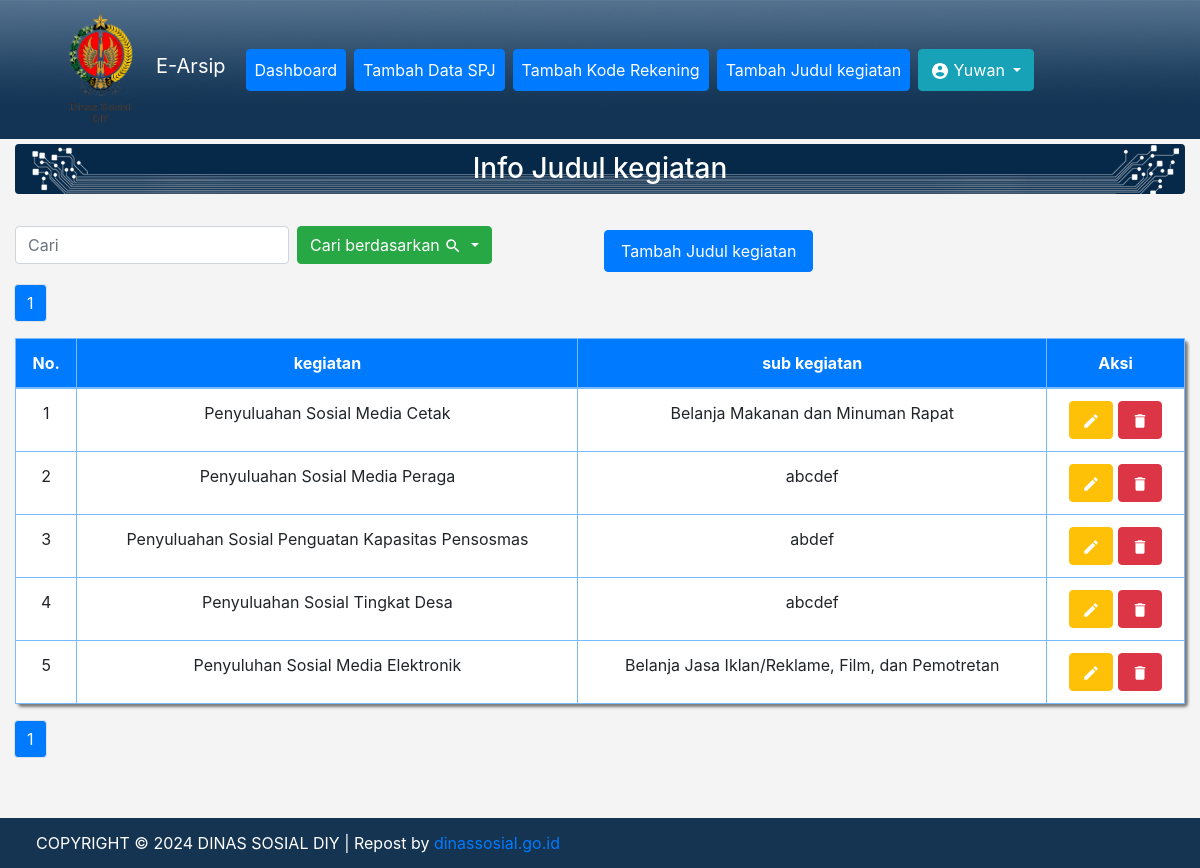
Screenshot of /kegiatan.php (signed in) with the database file from the repository.
### tables this page shows
CREATE TABLE `kegiatan` (
  `id_kegiatan` int(11) NOT NULL,
  `kegiatan` varchar(100) NOT NULL,
  `sub_kegiatan` varchar(100) NOT NULL
);

### functions.php (called while the page is built, shortened)
<?php
$koneksi = mysqli_connect("localhost", "root", "" , "arsipfix") or die;
function query($query){
	global $koneksi;
	$result = mysqli_query($koneksi, $query);
	$rows = [];
	while ($row = mysqli_fetch_assoc($result)) {
		$rows[] = $row;
	}
	return $rows;
}
 ?>

### kegiatan.php (the view, shortened to what this page needs)
<?php
require 'functions.php';
$jumlah_data_per_halaman = 20;
$jumlah_data = count(query("SELECT * FROM kegiatan"));
$jumlah_halaman = ceil($jumlah_data / $jumlah_data_per_halaman);
$halaman_aktif = (isset($_GET['halaman'])) ? $_GET['halaman'] : 1;
$awal_data = ($jumlah_data_per_halaman * $halaman_aktif) - $jumlah_data_per_halaman;
$isi = query("SELECT * FROM kegiatan ORDER BY kegiatan ASC LIMIT $awal_data, $jumlah_data_per_halaman");
?>
<!doctype html>
<html lang="en">
<head>
	<link rel="stylesheet" href="vendor/bootstrap.min.css">
	<link rel="stylesheet" href="vendor/style.css">
</head>
<body class="bg">
	<?php include 'include/navbar.php'; ?>
	<section>
		<div class="container-fluid">
			<div class="row h3">
				<div class="col">
					<h3 class="bg-supergraphicss p-2 text-white text-center rounded">Info Judul kegiatan</h3>
				</div>
			</div>
			<div class="row justify-content-center menu">
				<div class="col-md-6 mt-3 mb-2">
					<form class="form-inline" method="post">
						<input for="colFormLabel" class="form-control mr-sm-2" type="text" autocomplete="off" placeholder="Cari" aria-label="Search" name="keyword">
						<div class="dropdown">
							<button class="btn btn-success dropdown-toggle" type="button" id="dropdownMenuButton" data-toggle="dropdown" aria-haspopup="true" aria-expanded="false">
								Cari berdasarkan
								<img src="img/baseline_search_white_18dp.png">
							</button>
						</div>
					</form>
				</div>
				<div class="col-md-6 mt-3 mb-2">
				<div class="row aksi">
				<a class="nav-link btn btn-primary text-white m-1" href="tambah_kegiatan.php">Tambah Judul kegiatan</a>
			</div>
				</div>
			</div>
			<div class="row">
				<div class="col-md-3">
					<nav aria-label="Page navigation example">
						<ul class="pagination pagination-md">
							<?php for ($i = 1; $i <= $jumlah_halaman; $i++) : ?>
								<?php if ($i == $halaman_aktif) : ?>
									<li class="page-item"><a class="rounded page-link bg-primary text-white" href="?halaman=<?= $i; ?>"><?= $i; ?></a></li>
								<?php else : ?>
									<li class="page-item"><a class="page-link" href="?halaman=<?= $i; ?>"><?= $i; ?></a></li>
								<?php endif; ?>
							<?php endfor; ?>
						</ul>
					</nav>
				</div>
			</div>
			<div class="row">
				<div class="col">
					<table class="rounded table bg-white table-bordered table-hover table-primary shadow-box">
						<thead>
							<tr class="bg-primary text-white text-center">
								<th>No.</th>
								<th>kegiatan</th>
								<th>sub kegiatan</th>
								<th class="aksi">Aksi</th>
							</tr>
						</thead>
						<tbody>
							<?php $i = 1; ?>
							<?php foreach ($isi as $row) : ?>
								<tr class="text-center">
									<td><?= $i; ?></td>
									<td><?= $row["kegiatan"]; ?></td>
									<td><?= $row["sub_kegiatan"]; ?></td>
									<td class="aksi">
										<a href="ubah_kegiatan.php?id=<?= $row['id_kegiatan']; ?>" onclick="return confirm('Apakah Anda Ingin Mengubah Data ?');" class="btn btn-warning text-center text-white">
											<img src="img/baseline_edit_white_18dp.png">
										</a>
										<a href="hapus_kegiatan.php?id=<?= $row['id_kegiatan']; ?>" onclick="return confirm('Apakah Anda Ingin Menghapus Data ?');" class="btn btn-danger text-center">
											<img src="img/baseline_delete_white_18dp.png">
										</a>
									</td>
								</tr>
								<?php $i++; ?>
							<?php endforeach; ?>
						</tbody>
					</table>
				</div>
			</div>
			<div class="row">
				<div class="col-md-3">
					<nav aria-label="Page navigation example">
						<ul class="pagination pagination-md">
							<?php for ($i = 1; $i <= $jumlah_halaman; $i++) : ?>
								<?php if ($i == $halaman_aktif) : ?>
									<li class="page-item"><a class="rounded page-link bg-primary text-white" href="?halaman=<?= $i; ?>"><?= $i; ?></a></li>
								<?php else : ?>
									<li class="page-item"><a class="page-link" href="?halaman=<?= $i; ?>"><?= $i; ?></a></li>
								<?php endif; ?>
							<?php endfor; ?>
						</ul>
					</nav>
				</div>
			</div>
		</div>
	</section>
	<div class="footer">
		COPYRIGHT &copy; <?= date('Y'); ?> DINAS SOSIAL DIY | Repost by <a href='https://dinassosial.go.id/' title='dinassosial.go.id' target='_blank'>dinassosial.go.id</a>
	</div>
</body>
</html>

### include/navbar.php (shortened to what this page needs)
<nav class="navbar navbar-expand-lg navbar-dark bg-navbar fixed-top">
  <div class="container">
    <img src="img/logo.png" width="10%">
    <a class="navbar-brand mb-2" href="index.php"> E-Arsip </a>
    <div class="collapse navbar-collapse" id="navbarSupportedContent">
      <ul class="navbar-nav mr-auto">
        <li class="nav-item">
          <a class="nav-link btn btn-primary text-white m-1" href="index.php">Dashboard</a>
        </li>
        <li class="nav-item">
          <a class="nav-link btn btn-primary text-white m-1" href="input.php">Tambah Data SPJ</a>
        </li>
        <li class="nav-item">
          <a class="nav-link btn btn-primary text-white m-1" href="tambah_kode_rekening.php">Tambah Kode Rekening</a>
        </li>
        <li class="nav-item">
          <a class="nav-link btn btn-primary text-white m-1" href="tambah_kegiatan.php">Tambah Judul kegiatan</a>
        </li>
        <li class="nav-item">
          <div class="dropdown text-center mt-1">
            <button class="btn btn-info dropdown-toggle ml-1 pt-2 pb-2" type="button" id="dropdownMenuButton" data-toggle="dropdown" aria-haspopup="true" aria-expanded="false">
            <img src="img/baseline_account_circle_white_18dp.png"> <?= ucfirst($_SESSION["nama"]); ?>
            </button>
          </div>
        </li>
      </ul>
    </div>
  </div>
</nav>
<div class="container"><div class="row"><div class="col mb-5 mt-5"></div></div></div>
<br>
<br>

### rows the page displays
kegiatan: kegiatan "Penyuluahan Sosial Media Cetak", sub_kegiatan "Belanja Makanan dan Minuman Rapat"
kegiatan: kegiatan "Penyuluahan Sosial Media Peraga", sub_kegiatan "abcdef"
kegiatan: kegiatan "Penyuluahan Sosial Penguatan Kapasitas Pensosmas", sub_kegiatan "abdef"
kegiatan: kegiatan "Penyuluahan Sosial Tingkat Desa", sub_kegiatan "abcdef"
kegiatan: kegiatan "Penyuluhan Sosial Media Elektronik", sub_kegiatan "Belanja Jasa Iklan/Reklame, Film, dan Pemotretan"

### other values shown
$_SESSION["nama"] "Yuwan"
